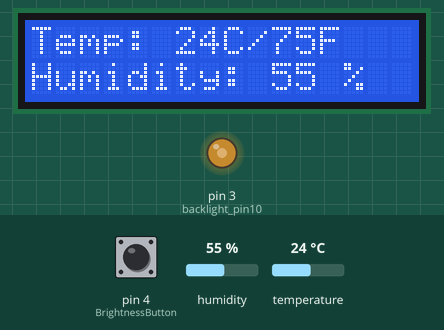
A sketch run on a simulated Arduino Uno, built with avr-gcc and run on an emulated ATmega328P. Parts: 16×2 character LCD, output pins drawn as LEDs (lit = HIGH). The test bench sets the inputs (shaded band); at power-on: pin 4 (BrightnessButton) LOW, humidity 55 %, temperature 24 °C. What the sketch prints to the serial monitor is not drawn.

Above: at 1.2 s.
1.3 s: pin 4 (BrightnessButton) pulled HIGH for 3.2 s
At 5.8 s:
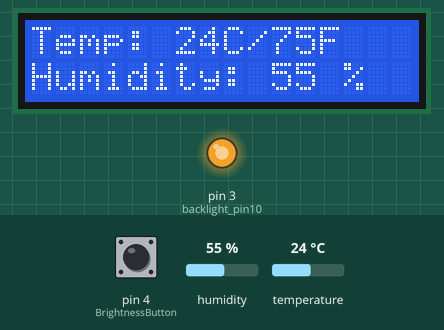
6.7 s: pin 4 (BrightnessButton) pulled HIGH for 1.25 s
At 8.8 s:
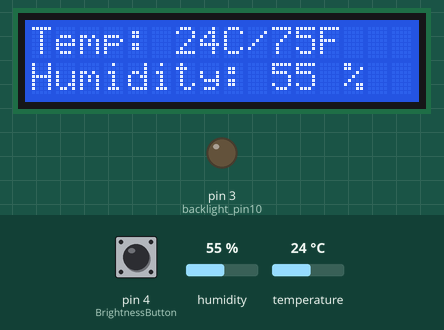
9.8 s: humidity set to 22 %
At 11.1 s:
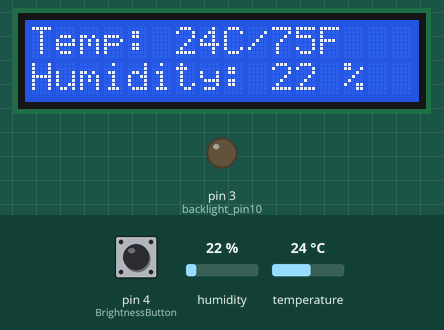
11.8 s: pin 4 (BrightnessButton) pulled HIGH for 1.25 s
At 14.0 s:
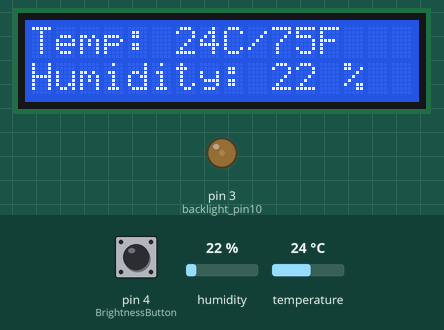
14.9 s: temperature set to 12 °C
At 16.4 s:
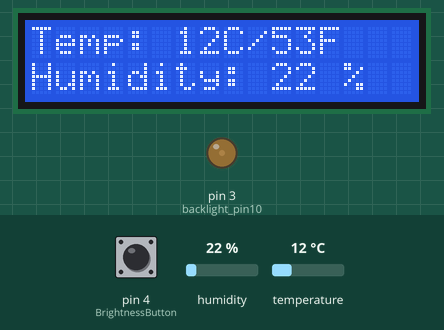
17.0 s: humidity set to 40 %
At 18.7 s:
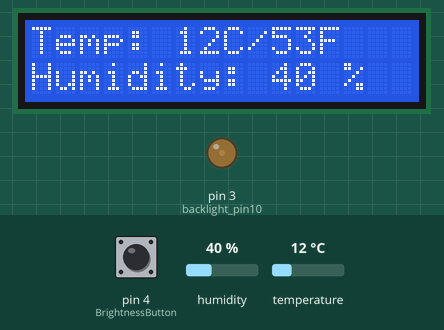
Timing chart, 0 to 20.0 s (numbered marks = the images above; inputs shaded):
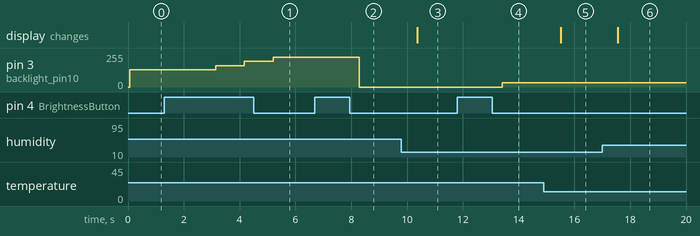

Measured:
- after the input at 1.3 s, pin 3 (backlight_pin10): 128/255 → 160/255 after 1.8 s, → 192/255 1.0 s later, → 224/255 1.0 s later
- after the input at 6.7 s, pin 3 (backlight_pin10): 224/255 → 0/255 after 1.6 s
- after the input at 9.8 s, the display: changes after 0.57 s (image 3)
- after the input at 11.8 s, pin 3 (backlight_pin10): 0/255 → 32/255 after 1.6 s
- after the input at 14.9 s, the display: changes after 0.60 s (image 5)
- after the input at 17.0 s, the display: changes after 0.56 s (image 6)

The sketch:

thermometer.ino
```cpp
//www.elegoo.com
//2016.12.9

#include <SimpleDHT.h>
#include <LiquidCrystal.h>

// for DHT11,
//      VCC: 5V or 3V
//      GND: GND
//      DATA: 2

int pinDHT11 = 2;
SimpleDHT11 dht11;

// initialize the library with the numbers of the interface pins
LiquidCrystal lcd(7, 8, 9, 10, 11, 12);

// initialize PWM backlight control parms
int backlight_pin10 = 3;
int brightness = 128; // This is default. Brightness = 0-255
int BrightnessButton = 4;
int BrightnessButtonState = 0;


void setup() {
  Serial.begin(9600);
  //setup LCD
  lcd.begin(16, 2);

  //setup PWM backlight controls
  pinMode(backlight_pin10, OUTPUT);         // sets pin10 as output
  pinMode(BrightnessButton, INPUT);
}

void loop() {

  analogWrite(backlight_pin10,brightness);  // PWM values from 0 to 255 (0% – 100% duty cycle)
  BrightnessButtonState = digitalRead(BrightnessButton);

  if (brightness == 256) {
    brightness = 0;
  }
  Serial.println("no");
  if (BrightnessButtonState == HIGH) {
    Serial.println("yes");
    brightness = brightness + 32;
  }


  //lcd.print("Hello world!");
  // start working...
  //Serial.println("=================================");
  //Serial.println("Sample DHT11...");

  // read with raw sample data.
  byte temperatureC = 0;
  long temperatureF = 0;
  byte humidity = 0;
  byte data[40] = {0};
  if (dht11.read(pinDHT11, &temperatureC, &humidity, data)) {
    //Serial.print("Read DHT11 failed");
    return;
  }

//  Serial.print("Sample RAW Bits: ");
//  for (int i = 0; i < 40; i++) {
//    Serial.print((int)data[i]);
//    if (i > 0 && ((i + 1) % 4) == 0) {
//      Serial.print(' ');
//    }
//  }
//  Serial.println("");

//  Serial.println("Sample OK: ");
//  Serial.print("Temp (F): "); Serial.print((int)temperatureF); Serial.println(" *F");
//  Serial.print("Temp (C): "); Serial.print((int)temperatureC); Serial.println(" *C");
//  Serial.print("Humidity: "); Serial.print((int)humidity); Serial.println(" %");

  temperatureF = temperatureC * 9 / 5 + 32.0;

  lcd.setCursor(0, 0);
  lcd.print("Temp: "); lcd.print((int)temperatureC);lcd.print("C/");lcd.print((int)temperatureF); lcd.print("F");
  lcd.setCursor(0, 1);
  lcd.print("Humidity: "); lcd.print((int)humidity); lcd.print(" %");
  // DHT11 sampling rate is 1HZ.
  delay(1000);
}
```
